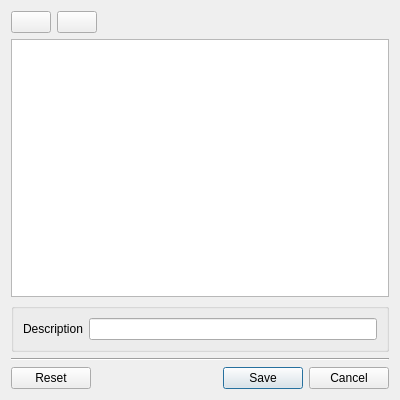
<ui version="4.0" >
 <class>IntervalTypeView</class>
 <widget class="QDialog" name="IntervalTypeView" >
  <property name="windowModality" >
   <enum>Qt::ApplicationModal</enum>
  </property>
  <property name="geometry" >
   <rect>
    <x>0</x>
    <y>0</y>
    <width>400</width>
    <height>400</height>
   </rect>
  </property>
  <property name="windowTitle" >
   <string>Edit "Interval type"</string>
  </property>
  <layout class="QVBoxLayout" name="verticalLayout" >
   <item>
    <layout class="QHBoxLayout" name="horizontalLayout_2" >
     <item>
      <widget class="QPushButton" name="addPushButton" >
       <property name="icon" >
        <iconset>
         <normaloff>:table_add</normaloff>:table_add</iconset>
       </property>
      </widget>
     </item>
     <item>
      <widget class="QPushButton" name="removePushButton" >
       <property name="text" >
        <string/>
       </property>
       <property name="icon" >
        <iconset>
         <normaloff>:table_delete</normaloff>:table_delete</iconset>
       </property>
      </widget>
     </item>
     <item>
      <spacer name="horizontalSpacer" >
       <property name="orientation" >
        <enum>Qt::Horizontal</enum>
       </property>
       <property name="sizeHint" stdset="0" >
        <size>
         <width>40</width>
         <height>20</height>
        </size>
       </property>
      </spacer>
     </item>
    </layout>
   </item>
   <item>
    <widget class="QTableView" name="tableView" >
     <property name="editTriggers" >
      <set>QAbstractItemView::NoEditTriggers</set>
     </property>
     <property name="selectionMode" >
      <enum>QAbstractItemView::SingleSelection</enum>
     </property>
     <property name="selectionBehavior" >
      <enum>QAbstractItemView::SelectRows</enum>
     </property>
     <property name="cornerButtonEnabled" >
      <bool>false</bool>
     </property>
    </widget>
   </item>
   <item>
    <widget class="QGroupBox" name="groupBox" >
     <property name="title" >
      <string/>
     </property>
     <layout class="QGridLayout" name="gridLayout" >
      <item row="0" column="0" >
       <widget class="QLabel" name="descriptionLabel" >
        <property name="text" >
         <string>Description</string>
        </property>
        <property name="buddy" >
         <cstring>descriptionLineEdit</cstring>
        </property>
       </widget>
      </item>
      <item row="0" column="1" >
       <widget class="QLineEdit" name="descriptionLineEdit" />
      </item>
     </layout>
    </widget>
   </item>
   <item>
    <widget class="Line" name="line" >
     <property name="orientation" >
      <enum>Qt::Horizontal</enum>
     </property>
    </widget>
   </item>
   <item>
    <layout class="QHBoxLayout" name="horizontalLayout" >
     <item>
      <widget class="QPushButton" name="resetPushButton" >
       <property name="text" >
        <string>Reset</string>
       </property>
       <property name="icon" >
        <iconset>
         <normaloff>:reset</normaloff>:reset</iconset>
       </property>
      </widget>
     </item>
     <item>
      <spacer name="horizontalSpacer_2" >
       <property name="orientation" >
        <enum>Qt::Horizontal</enum>
       </property>
       <property name="sizeHint" stdset="0" >
        <size>
         <width>40</width>
         <height>20</height>
        </size>
       </property>
      </spacer>
     </item>
     <item>
      <widget class="QPushButton" name="savePushButton" >
       <property name="text" >
        <string>Save</string>
       </property>
       <property name="icon" >
        <iconset>
         <normaloff>:save</normaloff>:save</iconset>
       </property>
       <property name="default" >
        <bool>true</bool>
       </property>
      </widget>
     </item>
     <item>
      <widget class="QPushButton" name="cancelPushButton" >
       <property name="text" >
        <string>Cancel</string>
       </property>
       <property name="icon" >
        <iconset>
         <normaloff>:cancel</normaloff>:cancel</iconset>
       </property>
      </widget>
     </item>
    </layout>
   </item>
  </layout>
 </widget>
 <resources>
  <include location="../../../resources/application.qrc" />
 </resources>
 <connections/>
</ui>
